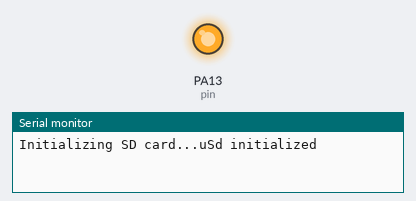
The sketch below on a simulated STM32 Blue Pill. Shown: output pins drawn as LEDs (lit = HIGH), the last lines printed to the serial monitor. Dashed ring = blinking. Storage starts empty.

Above: at 1.5 s.
At 3.0 s:
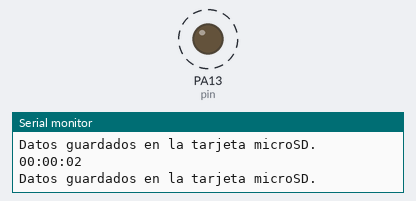
Timing chart, 0 to 5.1 s (numbered marks = the images above):
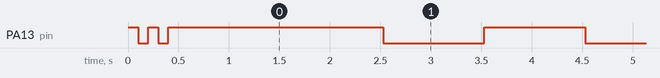

Measured:
- by itself, PA13 (pin): goes LOW 0.10 s, HIGH 0.10 s, LOW 0.10 s, HIGH 2.1 s, 63 × (LOW 1.0 s, HIGH 1.0 s), LOW 1.0 s, then HIGH

The sketch:

rak3172_datalogger.ino
```cpp
/*****LIBRERIAS*****/
#include <SD.h>
#include <SPI.h>

/*****CONSTANTES*****/
#define pin     PA13
#define pinCS   PA4
#define tsample 1000

/*****VARIABLES*****/
int segundos=0, minutos=0, horas=0;
unsigned long tiempoActual, tiempoAnterior;
bool estadoLed;
File dataFile;

/*****SECUENCIA DE INICIO*****/
void setup() {
  pinMode(pin,OUTPUT);
  Serial.begin(115200);
  for(int i=0;i<5;i++){
    estadoLed=!estadoLed;
    digitalWrite(pin,estadoLed);
    delay(100);
  }
  Serial.print("Initializing SD card...");
  if (!SD.begin(pinCS)) {
    Serial.println("Card failed, or not present");
  }
  else{
    dataFile = SD.open("data.txt", FILE_WRITE);
    if (dataFile) {
      dataFile.println("*************REINICIO***********");
      dataFile.close();
      Serial.println("uSd initialized");
    } else {
      Serial.println("Error al abrir el archivo en la tarjeta microSD.");
    }
  }
  tiempoAnterior=millis();
}

/*****SECUENCIA PRINCIPAL*****/
void loop() {
  tiempoActual=millis();
  if(tiempoActual-tiempoAnterior>=tsample){
    tiempoAnterior=tiempoActual;
    segundos=segundos+1;
    if (segundos>=60){
      segundos=0;
      minutos=minutos+1;
      if(minutos>=60){
        minutos=0;
        horas=horas+1;
      }
    }
    digitalWrite(pin,estadoLed);
    estadoLed=!estadoLed;
    if (SD.begin()) {
      dataFile = SD.open("data.txt", FILE_WRITE);
      if (dataFile) {
        dataFile.println(mostrar());
        dataFile.close();
        Serial.println("Datos guardados en la tarjeta microSD.");

      }
      else {
        Serial.println("Error al abrir el archivo en la tarjeta microSD.");
      }
      SD.end();
    }
    else {
      Serial.println("Tarjeta microSD no encontrada.");
    }
  }
}

String mostrar(){
  String timeStamp;
  if(horas<10){
    timeStamp.concat(0);
  }
  timeStamp.concat(horas);
  timeStamp.concat(":");
  if(minutos<10){
    timeStamp.concat(0);
  }
  timeStamp.concat(minutos);
  timeStamp.concat(":");
  if(segundos<10){
    timeStamp.concat(0);
  }
  timeStamp.concat(segundos);
  Serial.println(timeStamp);
  return timeStamp;
}
```
